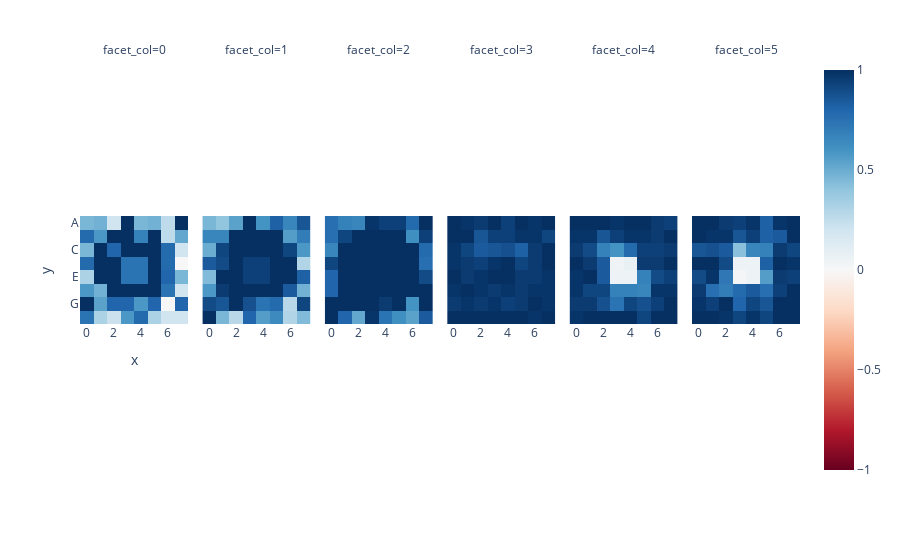

Notebook code for this chart:
### Markdown cell above
Here we see that the output of the first attention layer indeed writes the emptiness information to the residual flow. Again, the first move is rather bad (but better than coin-tossing) and several subsequent moves are also not perfect, as well as the endgame. Why? Let's try to figure out by visualizing the average accuracy for specific cells at different moments.

### Code cell
plot_square_as_board(
    correct_predictions(focus_cache["blocks.0.hook_attn_out"])[:, [0, 1, 2, 30, 55, 58]].mean(
        axis=(0)
    ),
    facet_col=0,
)

### Figure 1 — Plotly figure (JSON) as saved in the notebook; plotly's stock layout.template omitted (floating-point values rounded to 4 significant figures)
{"data": [{"coloraxis": "coloraxis", "hovertemplate": "x: %{x}<br>y: %{y}<br>color: %{z}<extra></extra>", "name": "0", "type": "heatmap", "x": ["0", "1", "2", "3", "4", "5", "6", "7"], "xaxis": "x", "y": ["A", "B", "C", "D", "E", "F", "G", "H"], "yaxis": "y", "z": [[0.46, 0.48, 0.2, 1, 0.46, 0.48, 0.26, 1], [0.78, 0.58, 1, 1, 0.68, 1, 0.26, 0.52], [0.46, 1, 0.8, 1, 1, 1, 0.78, 0.2], [0.78, 1, 1, 0.74, 0.74, 1, 0.78, 0], [0.32, 1, 1, 0.74, 0.74, 1, 0.8, 0.46], [0.58, 0.48, 1, 1, 1, 1, 0.74, 0.2], [1, 0.54, 0.8, 0.8, 0.58, 0.8, 0, 0.8], [0.74, 0.32, 0.22, 0.58, 0.78, 0.32, 0.2, 0.2]]}, {"coloraxis": "coloraxis", "hovertemplate": "x: %{x}<br>y: %{y}<br>color: %{z}<extra></extra>", "name": "1", "type": "heatmap", "x": ["0", "1", "2", "3", "4", "5", "6", "7"], "xaxis": "x2", "y": ["A", "B", "C", "D", "E", "F", "G", "H"], "yaxis": "y2", "z": [[0.46, 0.4, 0.54, 1, 0.6, 0.82, 0.66, 0.86], [0.66, 0.66, 1, 1, 1, 1, 0.56, 0.7], [0.5, 0.92, 1, 1, 1, 1, 0.92, 0.58], [0.84, 0.9, 1, 0.94, 0.94, 1, 1, 0.3], [0.44, 1, 1, 0.94, 0.94, 1, 1, 0.82], [0.58, 0.96, 1, 1, 1, 1, 0.84, 0.48], [0.9, 0.86, 1, 0.88, 0.74, 0.78, 0.28, 0.92], [1, 0.46, 0.28, 0.8, 0.56, 0.64, 0.3, 0.44]]}, {"coloraxis": "coloraxis", "hovertemplate": "x: %{x}<br>y: %{y}<br>color: %{z}<extra></extra>", "name": "2", "type": "heatmap", "x": ["0", "1", "2", "3", "4", "5", "6", "7"], "xaxis": "x3", "y": ["A", "B", "C", "D", "E", "F", "G", "H"], "yaxis": "y3", "z": [[0.76, 0.68, 0.66, 0.98, 0.94, 0.94, 0.78, 1], [0.76, 0.92, 1, 1, 1, 1, 0.62, 0.94], [0.66, 1, 1, 1, 1, 1, 1, 0.78], [0.92, 1, 1, 1, 1, 1, 1, 0.76], [0.8, 1, 1, 1, 1, 1, 1, 0.9], [0.8, 1, 1, 1, 1, 1, 1, 1], [1, 1, 1, 1, 0.96, 1, 0.6, 1], [1, 0.8, 0.52, 0.98, 0.74, 0.62, 0.54, 0.84]]}, {"coloraxis": "coloraxis", "hovertemplate": "x: %{x}<br>y: %{y}<br>color: %{z}<extra></extra>", "name": "3", "type": "heatmap", "x": ["0", "1", "2", "3", "4", "5", "6", "7"], "xaxis": "x4", "y": ["A", "B", "C", "D", "E", "F", "G", "H"], "yaxis": "y4", "z": [[1, 0.98, 0.96, 1, 0.94, 1, 0.98, 1], [1, 1, 0.86, 0.94, 0.94, 0.98, 0.98, 0.92], [0.98, 0.92, 0.84, 0.86, 0.88, 0.82, 0.96, 1], [0.98, 0.96, 0.94, 0.98, 1, 0.92, 0.96, 1], [1, 0.96, 0.98, 1, 1, 0.96, 0.96, 0.98], [0.98, 1, 0.98, 0.96, 0.98, 0.96, 0.98, 0.98], [0.96, 0.98, 0.96, 0.98, 0.94, 0.96, 1, 0.98], [1, 1, 1, 1, 1, 1, 0.98, 1]]}, {"coloraxis": "coloraxis", "hovertemplate": "x: %{x}<br>y: %{y}<br>color: %{z}<extra></extra>", "name": "4", "type": "heatmap", "x": ["0", "1", "2", "3", "4", "5", "6", "7"], "xaxis": "x5", "y": ["A", "B", "C", "D", "E", "F", "G", "H"], "yaxis": "y5", "z": [[1, 1, 1, 0.98, 1, 1, 0.96, 0.94], [0.98, 0.98, 0.86, 0.94, 0.98, 0.98, 0.96, 1], [0.96, 0.9, 0.68, 0.6, 0.78, 0.94, 0.94, 0.96], [1, 0.96, 0.84, 0.04, 0.08, 0.96, 0.96, 1], [0.98, 1, 0.84, 0.06, 0.06, 0.68, 0.9, 0.94], [0.98, 0.92, 0.92, 0.68, 0.68, 0.66, 0.98, 0.98], [0.96, 0.96, 0.88, 0.74, 0.92, 0.88, 0.94, 1], [0.98, 1, 1, 1, 1, 0.92, 1, 1]]}, {"coloraxis": "coloraxis", "hovertemplate": "x: %{x}<br>y: %{y}<br>color: %{z}<extra></extra>", "name": "5", "type": "heatmap", "x": ["0", "1", "2", "3", "4", "5", "6", "7"], "xaxis": "x6", "y": ["A", "B", "C", "D", "E", "F", "G", "H"], "yaxis": "y6", "z": [[1, 1, 0.96, 0.94, 0.98, 0.82, 0.98, 1], [1, 0.98, 0.98, 0.86, 0.94, 0.82, 0.84, 1], [0.86, 0.88, 0.84, 0.42, 0.66, 0.68, 0.96, 0.92], [1, 1, 0.9, 0.06, 0.06, 0.82, 1, 0.98], [0.9, 0.98, 0.72, 0.02, 0.06, 0.56, 0.96, 0.94], [0.96, 0.76, 0.7, 0.78, 0.84, 0.76, 0.94, 1], [0.98, 0.94, 1, 0.8, 0.92, 0.86, 1, 1], [1, 1, 0.98, 0.92, 0.98, 0.92, 1, 1]]}], "layout": {"annotations": [{"font": {}, "showarrow": false, "text": "facet_col=0", "x": 0.075, "xanchor": "center", "xref": "paper", "y": 1, "yanchor": "bottom", "yref": "paper"}, {"font": {}, "showarrow": false, "text": "facet_col=1", "x": 0.245, "xanchor": "center", "xref": "paper", "y": 1, "yanchor": "bottom", "yref": "paper"}, {"font": {}, "showarrow": false, "text": "facet_col=2", "x": 0.415, "xanchor": "center", "xref": "paper", "y": 1, "yanchor": "bottom", "yref": "paper"}, {"font": {}, "showarrow": false, "text": "facet_col=3", "x": 0.585, "xanchor": "center", "xref": "paper", "y": 1, "yanchor": "bottom", "yref": "paper"}, {"font": {}, "showarrow": false, "text": "facet_col=4", "x": 0.755, "xanchor": "center", "xref": "paper", "y": 1, "yanchor": "bottom", "yref": "paper"}, {"font": {}, "showarrow": false, "text": "facet_col=5", "x": 0.925, "xanchor": "center", "xref": "paper", "y": 1, "yanchor": "bottom", "yref": "paper"}], "coloraxis": {"cmid": 0, "colorscale": [[0, "rgb(103,0,31)"], [0.1, "rgb(178,24,43)"], [0.2, "rgb(214,96,77)"], [0.3, "rgb(244,165,130)"], [0.4, "rgb(253,219,199)"], [0.5, "rgb(247,247,247)"], [0.6, "rgb(209,229,240)"], [0.7, "rgb(146,197,222)"], [0.8, "rgb(67,147,195)"], [0.9, "rgb(33,102,172)"], [1, "rgb(5,48,97)"]]}, "margin": {"t": 60}, "xaxis": {"anchor": "y", "constrain": "domain", "domain": [0, 0.15], "scaleanchor": "y", "title": {"text": "x"}}, "xaxis2": {"anchor": "y2", "domain": [0.17, 0.32], "matches": "x"}, "xaxis3": {"anchor": "y3", "domain": [0.34, 0.49], "matches": "x"}, "xaxis4": {"anchor": "y4", "domain": [0.51, 0.66], "matches": "x"}, "xaxis5": {"anchor": "y5", "domain": [0.68, 0.83], "matches": "x"}, "xaxis6": {"anchor": "y6", "domain": [0.85, 1], "matches": "x"}, "yaxis": {"anchor": "x", "autorange": "reversed", "constrain": "domain", "domain": [0, 1], "title": {"text": "y"}}, "yaxis2": {"anchor": "x2", "domain": [0, 1], "matches": "y", "showticklabels": false}, "yaxis3": {"anchor": "x3", "domain": [0, 1], "matches": "y", "showticklabels": false}, "yaxis4": {"anchor": "x4", "domain": [0, 1], "matches": "y", "showticklabels": false}, "yaxis5": {"anchor": "x5", "domain": [0, 1], "matches": "y", "showticklabels": false}, "yaxis6": {"anchor": "x6", "domain": [0, 1], "matches": "y", "showticklabels": false}}}
